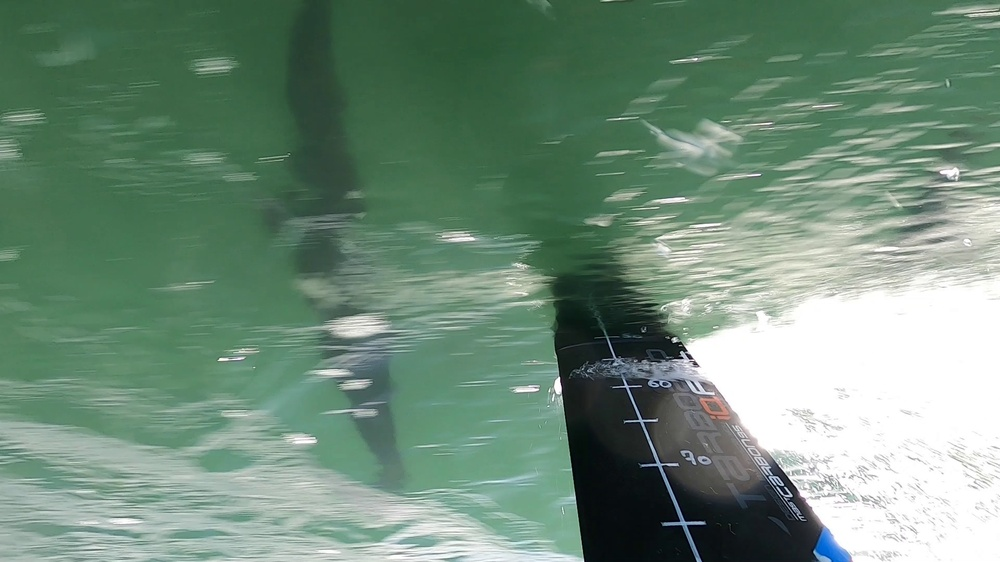
#> input picture image_ext.jpg, 1000 x 562 px, shrunk from 1920 x 1080 before the run, given in place of ENSTA.mp4, which was not available
$ python main.py
#> lines starting #> are read from the running program, lines starting #| are printed output that depends on the picture; after the words box and inside, x2 and y2 are one past the last pixel; in counts of white or black regions, pixels touching at a corner belong together; pictures that were not available may be replaced by others from this repository, and a replacement may not be noted
import argparse
import time
import cv2
from datetime import datetime, time
import numpy as np
import time as time2
import os, sys
import matplotlib.pyplot as plt


def lecturevideo(file):

    #creation de la capture video
    cap = cv2.VideoCapture(file)

    #verification de l'ouverture de la camera
    if (cap.isOpened() == False):
        print("Error opening video  file")

    return cap


def mesure_hauteur(cap):

    #create empty list for length
    list_h = []

    #time step
    time_step = 0

    # create empty list for time
    list_t = []

    #choose time step for showwing frames of video
    time_step_video = 1

    # Read frames from the video
    while True:

        # Read a frame
        ret, frame = cap.read()
#> frame is the input picture: shape (562, 1000, 3); mean B, G, R 121.4, 140, 112.1

        # Check if a frame is read
        if not ret:
            break

        # Using cv2.split() to split channels of coloured frame
        gray, g, r = cv2.split(frame)
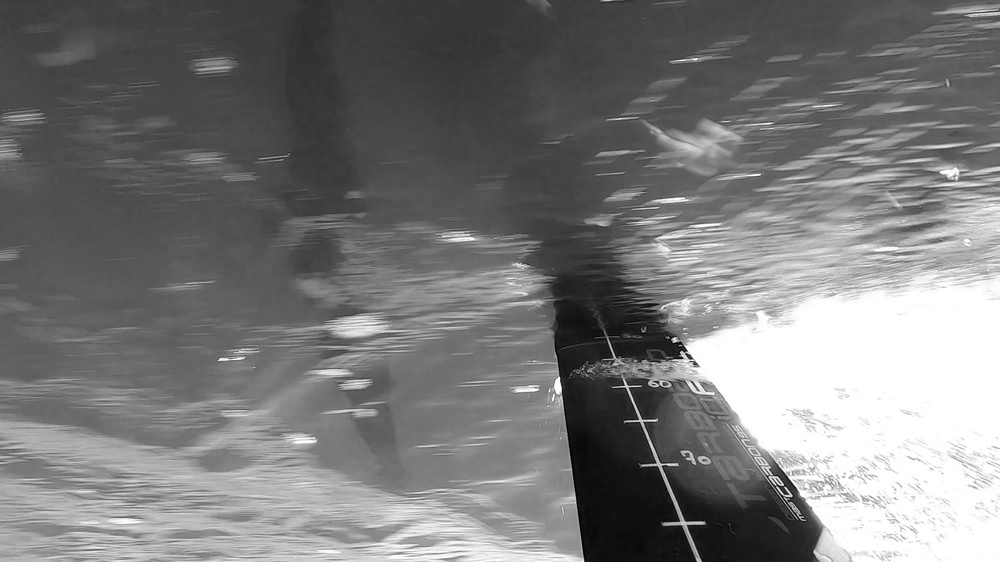
#> gray: shape (562, 1000); min 0, max 255, mean 121.4
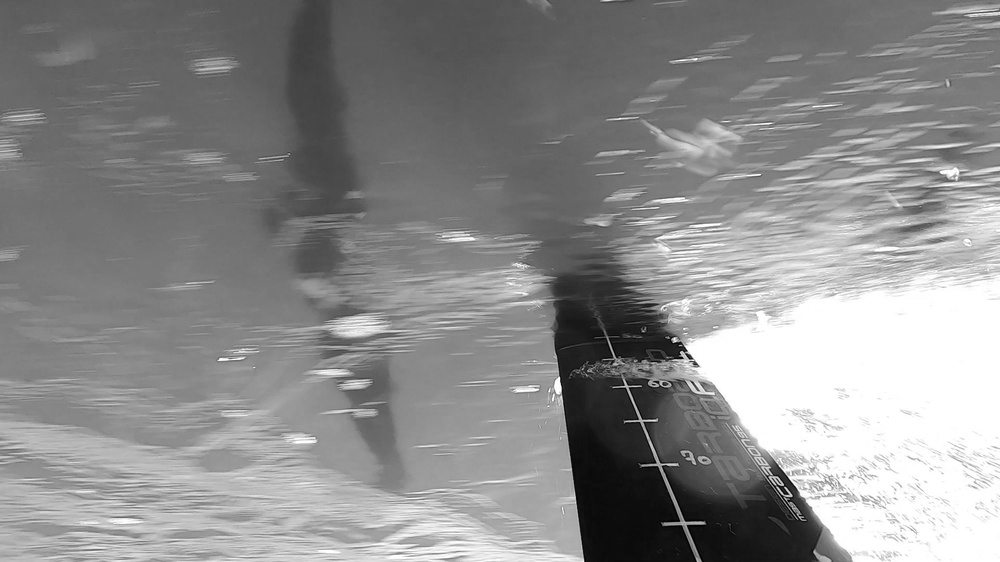
#> g: shape (562, 1000); min 0, max 255, mean 140
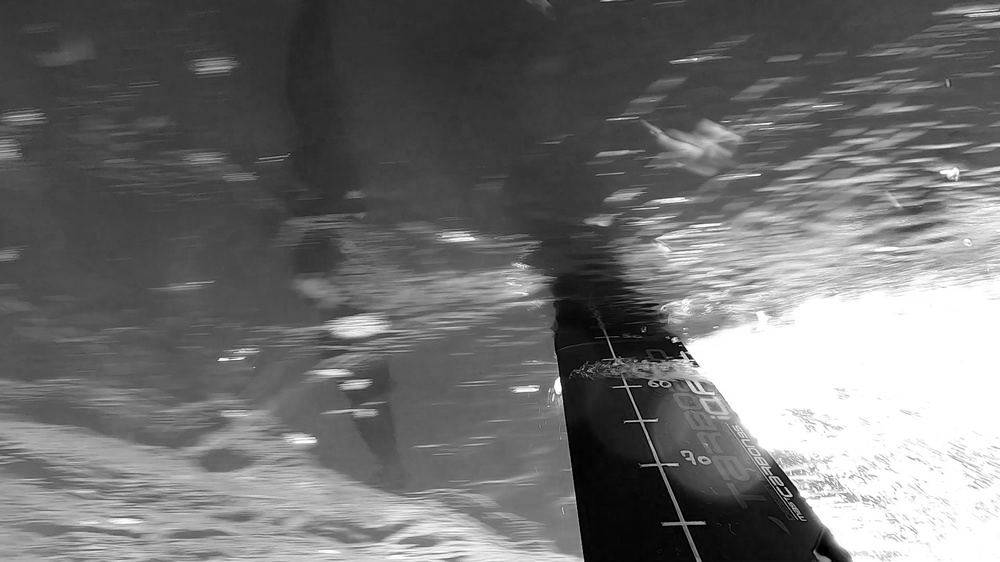
#> r: shape (562, 1000); min 0, max 255, mean 112.1

        # Threshold the grayscale frame to make it binary
        # _, thresh = cv2.threshold(gray, 40, 255, cv2.THRESH_BINARY_INV)
        thresh = cv2.adaptiveThreshold(gray, 200, cv2.ADAPTIVE_THRESH_GAUSSIAN_C, cv2.THRESH_BINARY_INV, 25, 40)
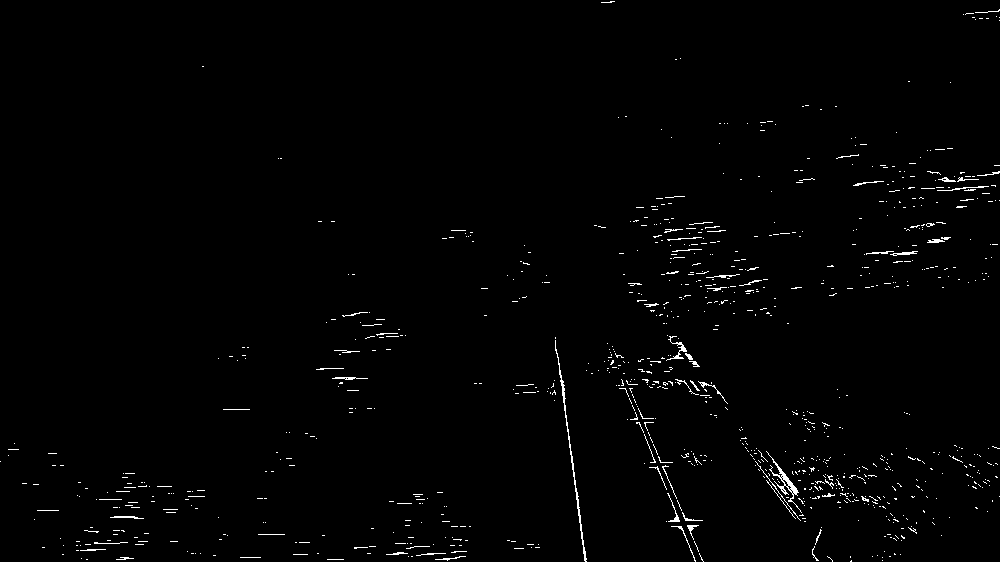
#> thresh: shape (562, 1000); values 0 (black) and 200 (white), 1.1% white in thin lines or dots

        # Find contours in the thresholded image
        contours, hierarchy = cv2.findContours(thresh, cv2.RETR_EXTERNAL, cv2.CHAIN_APPROX_SIMPLE)
#> contours = 929 contours, 917 with area under 20; largest, box (x1, y1, x2, y2) and area: (766, 451, 802, 513) 214, (555, 340, 587, 562) 182, (666, 336, 687, 361) 54, (890, 251, 918, 256) 35, (667, 493, 680, 522) 30

        # Loop through the contours
        straight_contours = []

        for cnt in contours:
            # Approximate the contour with a polygonal curve
            epsilon = 0.1 * cv2.arcLength(cnt, True)
            approx = cv2.approxPolyDP(cnt, epsilon, True)
            straight_contours += [approx]
#> this loop made 929 passes
#> (epsilon, approx, straight_contours) on passes 2 to 4: (0.341, [[851, 560], [850, 561], [851, 561]], 2 contours, all with area under 20), (3.2, [[327, 559], [343, 559]], 3 contours, all with area under 20), (0.2, [[86, 559], [87, 559]], 4 contours, all with area under 20)
#> after the loop, straight_contours = 929 contours, 923 with area under 20; largest, box (x1, y1, x2, y2) and area: (649, 466, 667, 490) 96, (682, 512, 703, 521) 68, (667, 493, 680, 522) 38, (687, 525, 699, 540) 36, (666, 336, 684, 361) 32, (812, 546, 819, 561) 30

        # Find the longest contour
        longest_contour = max(straight_contours, key=cv2.contourArea)
#> longest_contour = [[649, 467], [666, 489], [657, 466]]

        # Calibrate the image to obtain the conversion factor from pixels to real-world units
        pixels_per_metric = 1

        # Calculate the length of the object in real-world units
        mast_length = round(cv2.arcLength(longest_contour, True) * pixels_per_metric)
#> mast_length = 61

        # Display the length on the video
#> (the run stopped early here; a loop or call above may not have finished)
